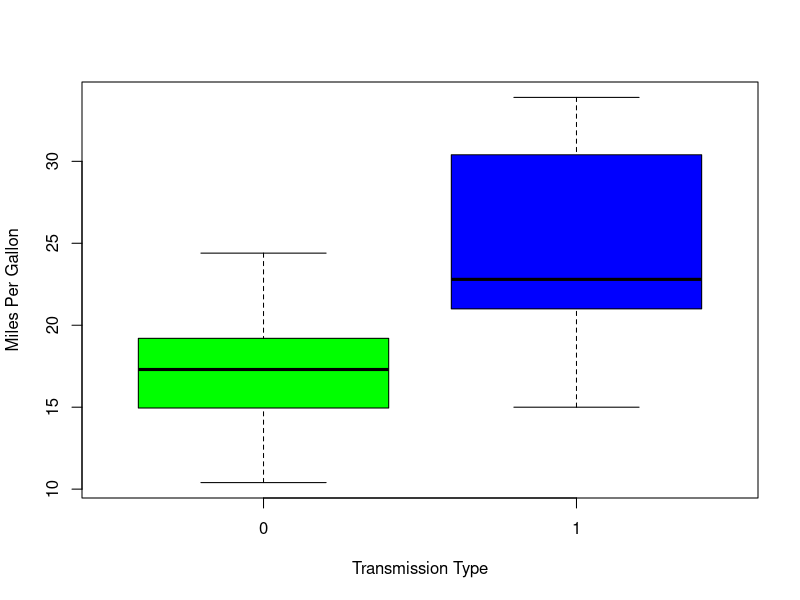
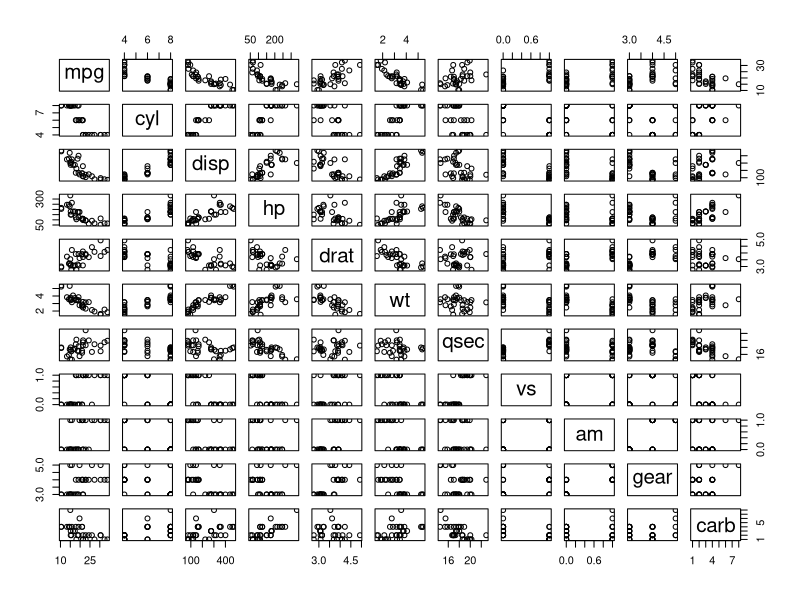
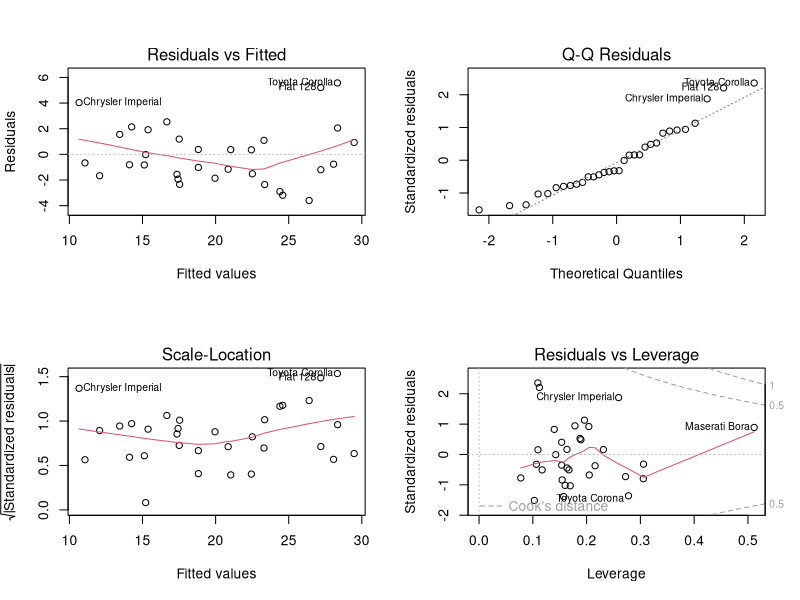

Source code (R) for these figures, in order:
## ---- chunk 1
knitr::opts_chunk$set(echo = TRUE)
## ---- chunk 2
library(ggplot2) #for plots
data(mtcars)
head(mtcars)
## ---- chunk 3
aggregate(mpg~am, data = mtcars, mean)
## ---- chunk 4
t.test(mpg ~ am, data = mtcars)
## ---- chunk 5
init <- lm(mpg ~ am, data = mtcars)
summary(init)
## ---- chunk 6
newFit <- lm(mpg~am + cyl + disp + hp + wt, data = mtcars)
anova(init, newFit)
## ---- chunk 7
summary(newFit)
## ---- chunk 8
boxplot(mpg ~ am, data = mtcars, col = (c("green","blue")), ylab = "Miles Per Gallon", xlab = "Transmission Type")
## ---- chunk 9
pairs(mpg ~ ., data = mtcars)
## ---- chunk 10
par(mfrow = c(2,2))
plot(newFit)
